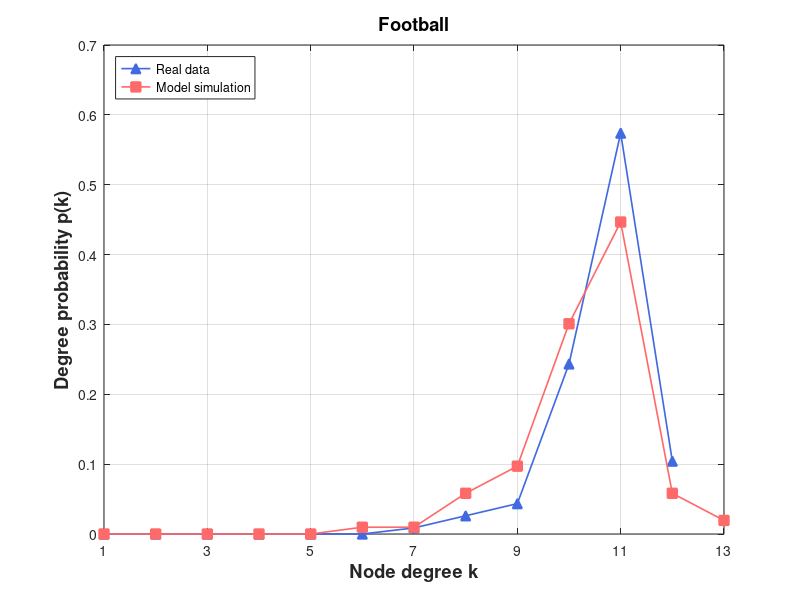

The MATLAB script that drew this image:
% Create some data
% 定义度数直方图

degree_hist1 = [0, 0, 0, 0, 0, 0, 0, 1, 3, 5, 28, 66, 12];
degree_hist2 = [0, 0, 0, 0, 0, 0, 1, 1, 6, 10, 31, 46, 6, 2];

% 将度数直方图转换为浮点型数组

degree_hist1 = double(degree_hist1);
degree_hist2 = double(degree_hist2);

degree1 = degree_hist1(2:end);
degree2 = degree_hist2(2:end);
% 计算度数概率
degree_prob1 = degree1 / sum(degree1);
degree_prob2 = degree2 / sum(degree2);

figure

set(gca, 'FontSize', 12);

  
plot(1:length(degree_prob1), degree_prob1, '^-','Color',[65/256,105/256,225/256],'LineWidth',1.2,'Markersize',7,'MarkerFaceColor',[65/256,105/256,225/256])

hold on
%plot(eb, predictionData,'ro-','LineWidth',1.2,'Markersize',7,'MarkerFaceColor','r')
%plot(eb, predictionData, 's-','Color',[171/256,130/256,255/256],'LineWidth',1.2,'Markersize',7,'MarkerFaceColor',[171/256,130/256,255/256]) 
%plot(eb, epsilon7, 's-','Color',[0/256,206/256,209/256],'LineWidth',1.2,'Markersize',7,'MarkerFaceColor',[0/256,206/256,209/256])

%plot(eb, size700, 's-','Color',[171/256,130/256,255/256],'LineWidth',1.2,'Markersize',7,'MarkerFaceColor',[171/256,130/256,255/256]) %Purple
plot(1:length(degree_prob2), degree_prob2, 's-','Color',[255/256,106/256,106/256],'LineWidth',1.2,'Markersize',7,'MarkerFaceColor',[255/256,106/256,106/256])



% Turn on the grid
grid on

% Add title and axis labels
%title('Performance of Baseband QPSK')
xlabel('Node degree k','FontSize',13.2,'FontWeight','bold')
ylabel('Degree probability p(k)','FontSize',13.2,'FontWeight','bold')
legend('Real data', 'Model simulation', 'Location', 'northwest');  
% title('Wikibooks (Initial)', 'FontSize', 13.2, 'FontWeight', 'bold')
title('Football', 'FontSize', 13.2, 'FontWeight', 'bold')
% axis([0.03 1.02 0 0.35])
%set(gca,'xtick',[xmin:step:xmax])
% set(gca,'xtick',[1:1000:11000])
set(gca,'xtick', 1:2:max(length(degree_prob1),length(degree_prob2)))
% set(gca,'xticklabels',{'0','0.16','0.32','0.48','0.64','0.80'});
%set(gca,'ytick',[0:0.05:0.35])
xlim([1 max(length(degree_prob1),length(degree_prob2))])
%set(gca,'xscale','log')
